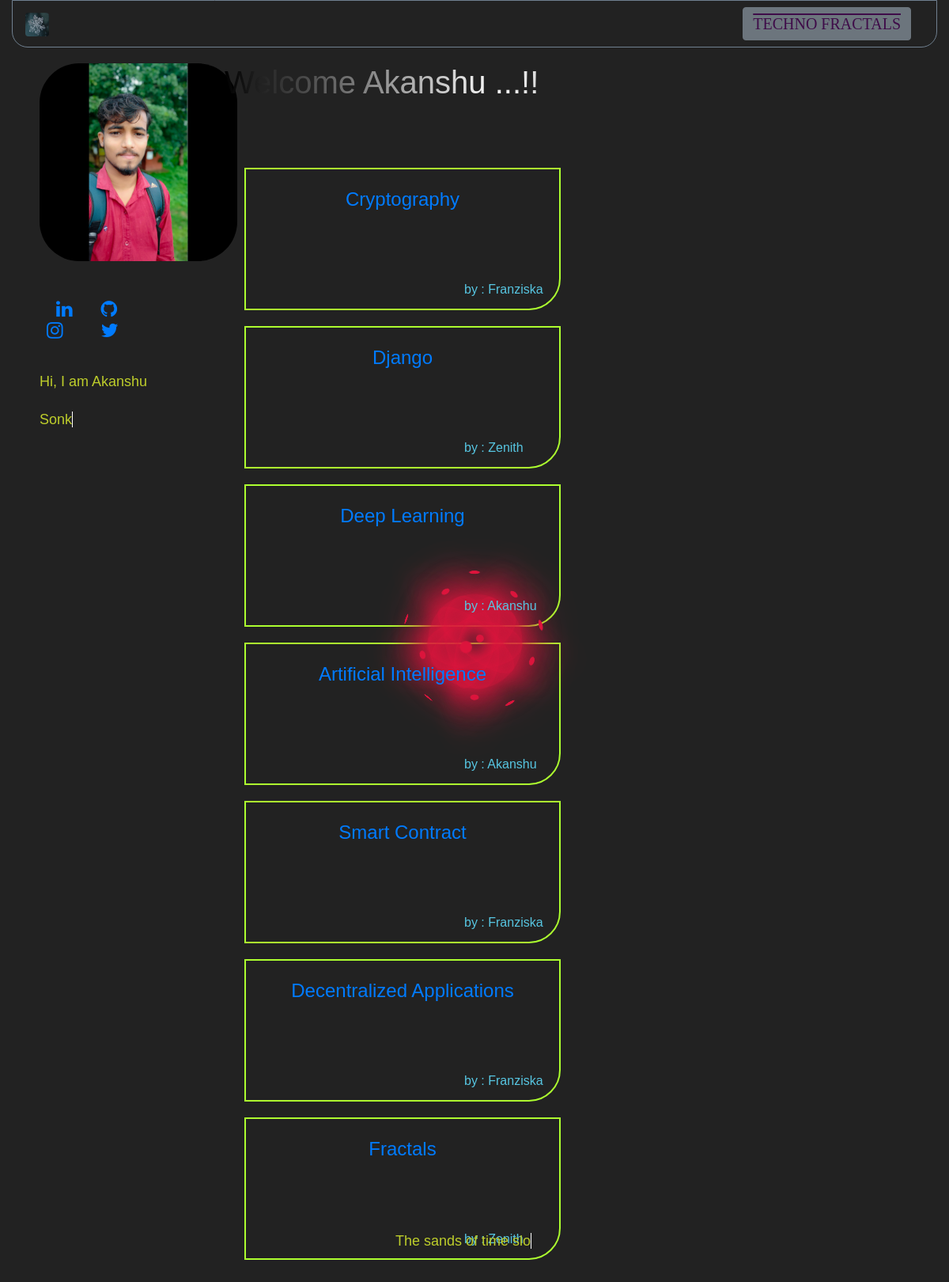
Screenshot of / (signed in) with the database file from the repository.
### accounts/models.py (models this page shows, shortened)
class Blog(models.Model):
    writer = models.ForeignKey(User,on_delete=models.DO_NOTHING)
    title = models.CharField(max_length=50,blank=False)
    text = models.TextField(blank=False)
    create_date = models.DateTimeField(default=timezone.now)

### accounts/views.py (the view)
# urls.py: path('',views.BlogListView.as_view(),name='blog_list'),
class BlogListView(ListView):
    model = Blog
    def get_queryset(self):
        return Blog.objects.filter(create_date__lte=timezone.now()).order_by('-create_date')

### accounts/templates/accounts/blog_list.html (shortened to what this page needs)
{% extends 'accounts/base.html' %}
{% block body_block %}
{% if user.is_authenticated %}
<h1 class="con ss">Welcome {{ user.username|title }} ...!!</h1>
{% else %}
<h1 class="con ss">Hello Fractals ...!!</h1>
{% endif %}
<br><br>
<div class="container-fluid">
    {% if user.is_authenticated %}
            {% for blog in blog_list %}
                <div class="container-fluid bl">
                        <div class="container-fluid float-left">
                            <a href="{% url 'accounts:blog_detail' pk=blog.pk %}"><span class="btit loader">{{ blog.title }}</span></a>
                        </div>
                        <div class="container-fluid">
                            <span class="bw">by : {{ blog.writer|title }}</span>
                        </div>
                </div>
            {% endfor %}
    {% endif %}
</div>
{% endblock %}

### accounts/static/css/base.css (style rules this page uses)
html, body { background: #222; overflow: hidden; width: 100%; height: 100%; }
.ss { position: relative; overflow: hidden; background: linear-gradient(90deg, #000, #fff, #000); background-repeat: no-repeat; background-size: 80%; animation: animate 5s linear infinite; -webkit-background-clip: text; -webkit-text-fill-color: rgba(255, 255, 255, 0); }
.loader { filter:hue-rotate(0deg); animation:hue 10000ms infinite linear; }

### accounts/static/css/blog.css (style rules this page uses)
.bl { height: 180px; width: 400px; text-align: center; margin: 10px; padding: 20px; border: 2px solid greenyellow; float: left; border-bottom-right-radius: 40px; }
.btit { text-align: center; text-transform: capitalize; font-family: Verdana, Geneva, Tahoma, sans-serif; font-size: 24px; }
.bw { margin: 120px -100px; font-family: 'Trebuchet MS', 'Lucida Sans Unicode', 'Lucida Grande', 'Lucida Sans', Arial, sans-serif; font-size: 16px; position: fixed; }

### rows the page displays
Blog: title "Cryptography", writer "Franziska"
Blog: title "Django", writer "Zenith"
Blog: title "Deep Learning", writer "Akanshu"
Blog: title "Artificial Intelligence", writer "Akanshu"
Blog: title "Smart Contract", writer "Franziska"
Blog: title "Decentralized Applications", writer "Franziska"
Blog: title "Fractals", writer "Zenith"

### other values shown
{{ user.username|title }} "Akanshu"
